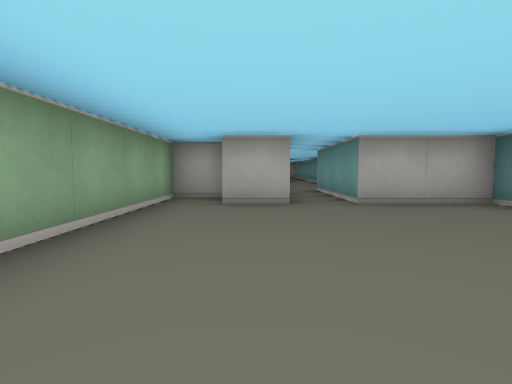
View 1 (above)

19 first-person views from a walk through a cub3D level. The camera is about half as high as the walls, tilts 4° down and sees 80° across. The floor is counted in squares. Each view is taken from the middle of a square. On the plan, view 1 faces up. The plan holds only what a view shows up to about 9 squares ahead; the rest is blank. The place goes on beyond the plan.

View 2
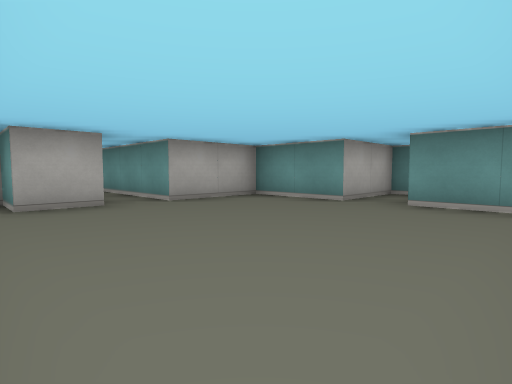

View 3
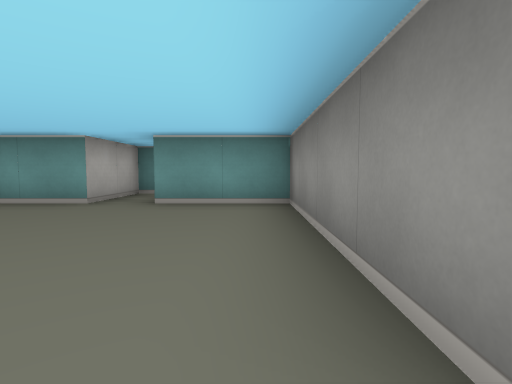

View 4
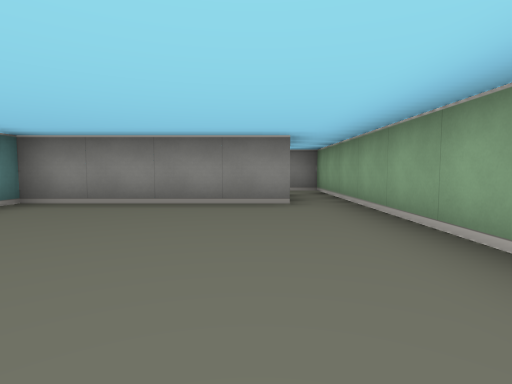

View 5
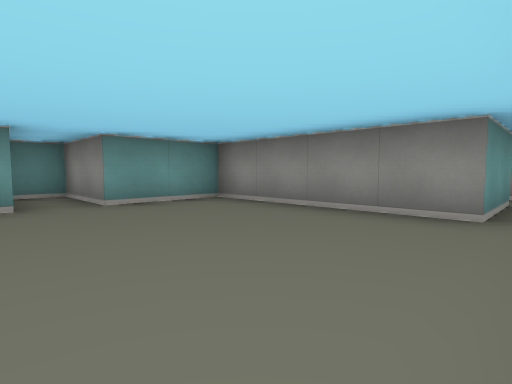

View 6
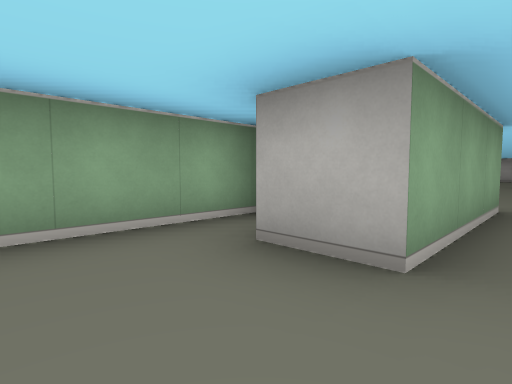

View 7
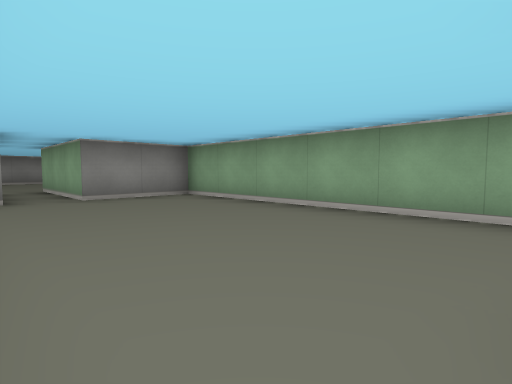

View 8
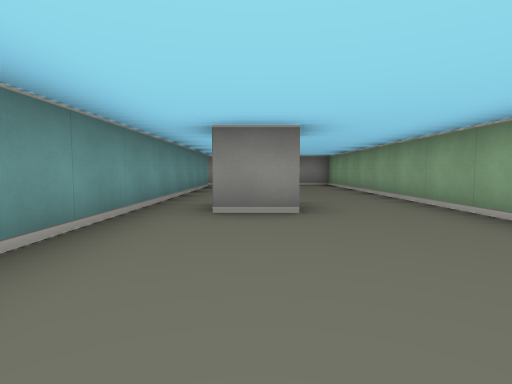

View 9
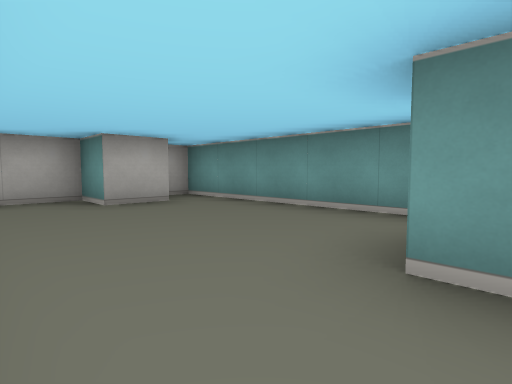

View 10
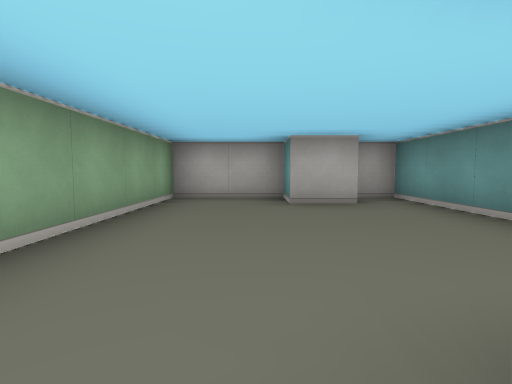

View 11
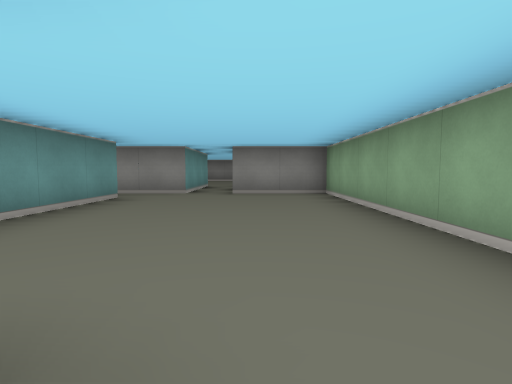

View 12
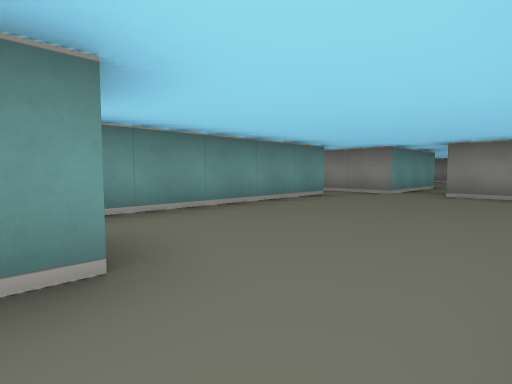

View 13
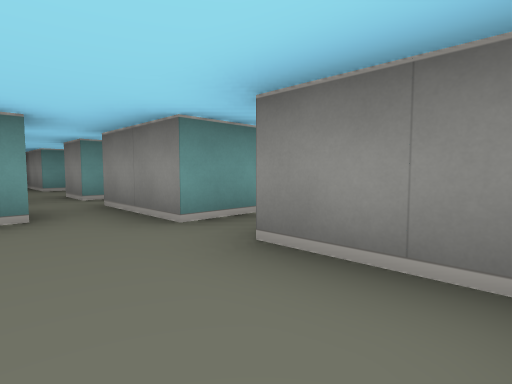

View 14
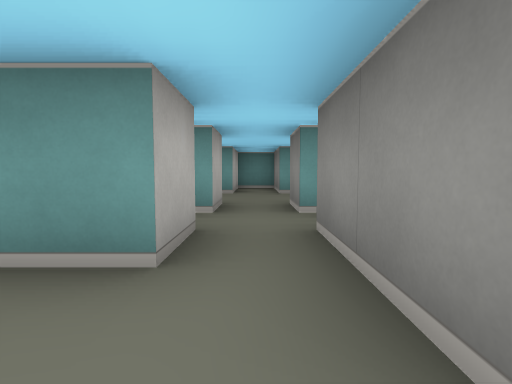

View 15
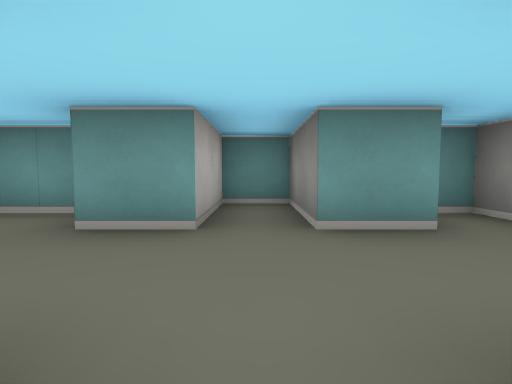

View 16
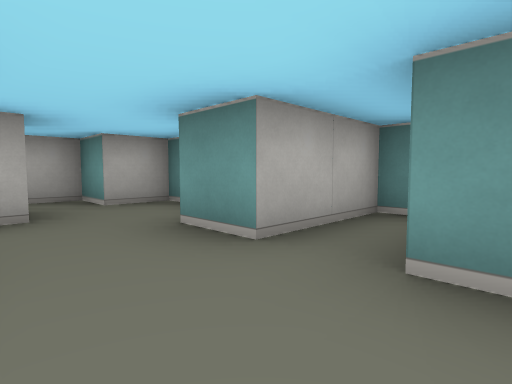

View 17
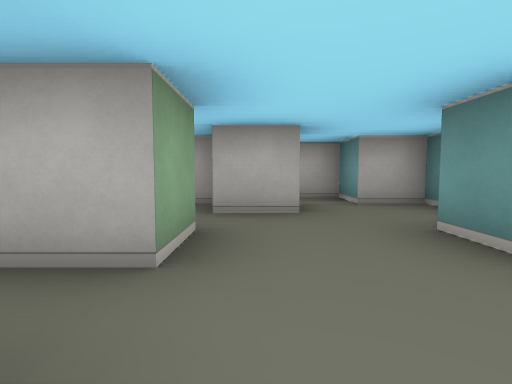

View 18
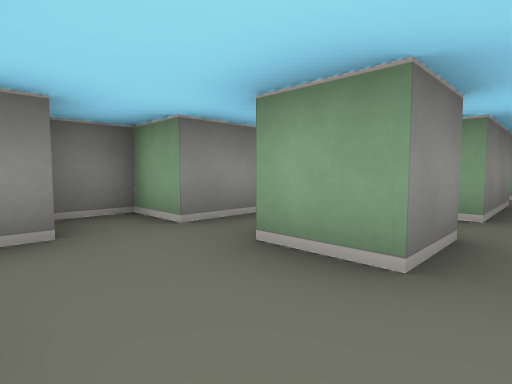

View 19
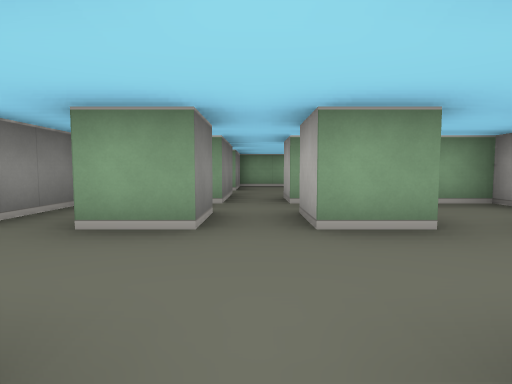

### Floor plan
Points are (right, up) in squares from view 1. A wall is a line through its corners. A room is listed if a view was taken in it or the views show most of it. See-through windows are left out.
Room 1 (views 1, 2, 3, 4, 5, 6)
walls: (-0.5, -0.5) (3.5, -0.5) (3.5, 1.5) (5.5, 1.5) (5.5, 2.5) (3.5, 2.5) (3.5, 4.5) (1.5, 4.5) (1.5, 7.5); (0.5, 7.5) (0.5, 4.5) (-0.5, 4.5) (-0.5, 5.5) (-1.5, 5.5) (-1.5, -0.5)
ways out: opening at (1, 8) to room 2; opening at (-1, -1.5)
Room 2 (views 7, 8, 9, 10, 11, 12, 13, 14)
walls: (0.5, 13.4) (0.5, 14.5) (1.5, 14.5); (3.5, 8.5) (2.5, 8.5) (2.5, 19.5) (1.8, 19.5); (1.5, 7.5) (3.5, 7.5); (1.6, 18.5) (0.5, 18.5) (0.5, 19.5) (-1.5, 19.5) (-1.5, 7.5) (0.5, 7.5)
ways out: opening at (1, 8) to room 1; opening at (3, 8) to room 3
Room 3 (views 15, 16, 17, 18, 19)
walls: (4.4, 7.5) (5.5, 7.5) (5.5, 6.5); (5.5, 9.6) (5.5, 8.5) (4.5, 8.5); (7.5, 6.4) (7.5, 7.5) (9.5, 7.5) (9.5, 8.5) (7.5, 8.5) (7.5, 9.5); (6.4, 5.5) (8.5, 5.5) (8.5, 6); (6.6, 10.5) (5.5, 10.5); (8.5, 10) (8.5, 11.5) (7.5, 11.5) (7.5, 12.5) (6.8, 12.5); (3.8, 5.5) (5.5, 5.5) (5.5, 4.5) (6.4, 4.5); (5.4, 11.5) (3.5, 11.5) (3.5, 10.6)
ways out: opening at (3, 8) to room 2

Positions as (right, up) in squares from view 1, and headings:
1: (0, 0), facing up
2: (-1, 0), facing up-right
3: (-1, 0), facing right
4: (0, 4), facing down
5: (-1, 3), facing down-right
6: (1, 3), facing up-left
7: (2, 13), facing down-left
8: (1, 18), facing down
9: (-1, 14), facing up-right
10: (0, 14), facing up
11: (0, 14), facing down
12: (-1, 14), facing down-right
13: (-1, 9), facing down-right
14: (1, 8), facing right
15: (5, 8), facing right
16: (6, 7), facing up-right
17: (6, 7), facing up
18: (7, 8), facing down-left
19: (8, 8), facing left
